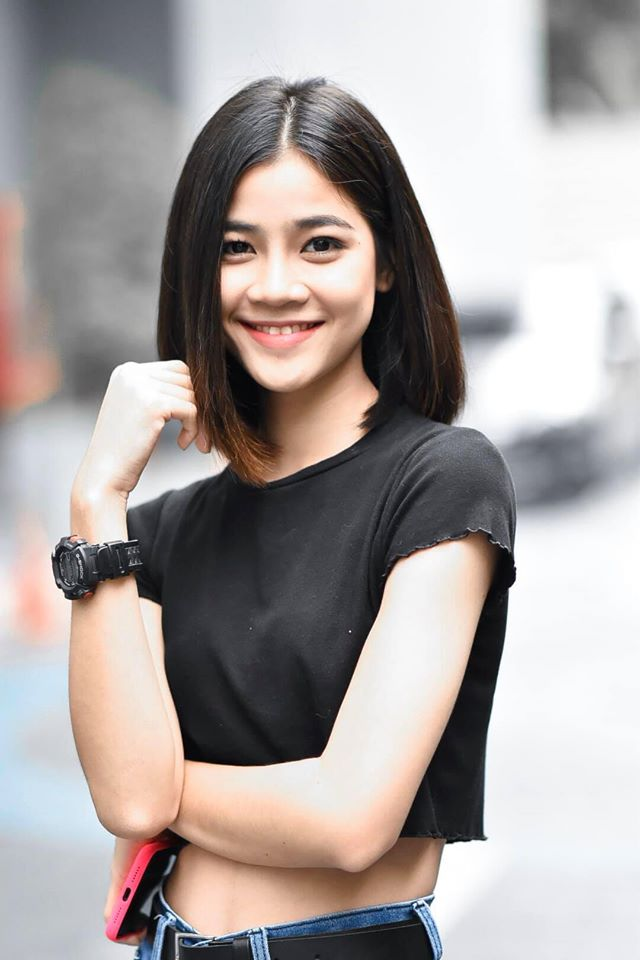
#> input picture face.jpg, 640 x 960 px
$ python facedetectionImage.py
#> lines starting #> are read from the running program, lines starting #| are printed output that depends on the picture; after the words box and inside, x2 and y2 are one past the last pixel; in counts of white or black regions, pixels touching at a corner belong together
import cv2
face_cascade=cv2.CascadeClassifier(cv2.data.haarcascades+'haarcascade_frontalface_default.xml')
eye_cascade = cv2.CascadeClassifier(cv2.data.haarcascades+'haarcascade_eye.xml')

img=cv2.imread('face.jpg')
#> img is the input picture: shape (960, 640, 3); mean B, G, R 159.2, 160.8, 167.9
gray=cv2.cvtColor(img,cv2.COLOR_BGR2GRAY)
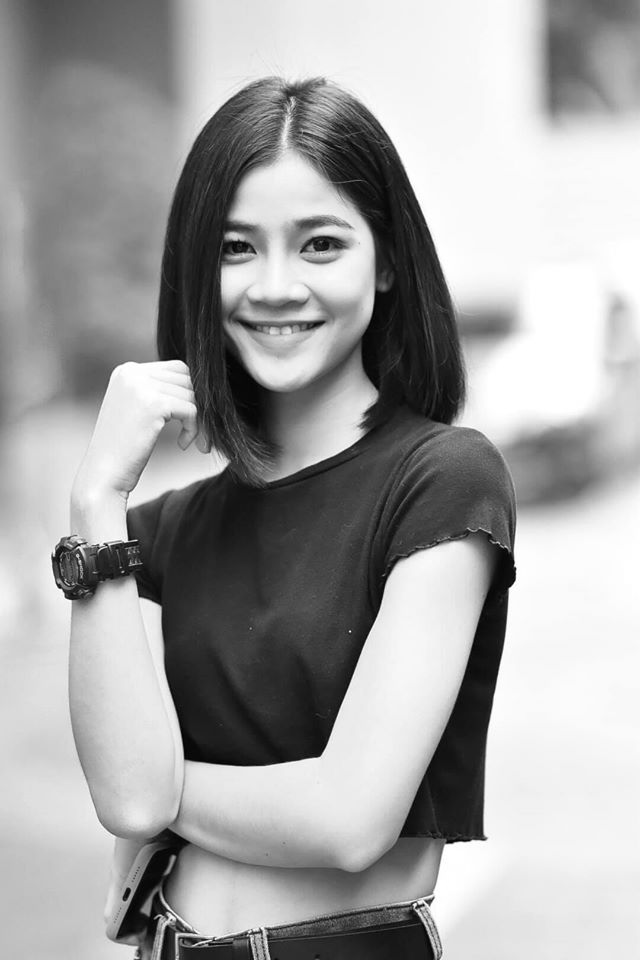
#> gray: shape (960, 640); min 0, max 255, mean 162.7
faces=face_cascade.detectMultiScale(gray,1.3,5)
#> faces = [[177, 161, 217, 217]]

for (x,y,w,h) in faces:
    cv2.rectangle(img, (x,y),(x+w, y+h), (0,255,255),2)
#> this loop made 1 pass
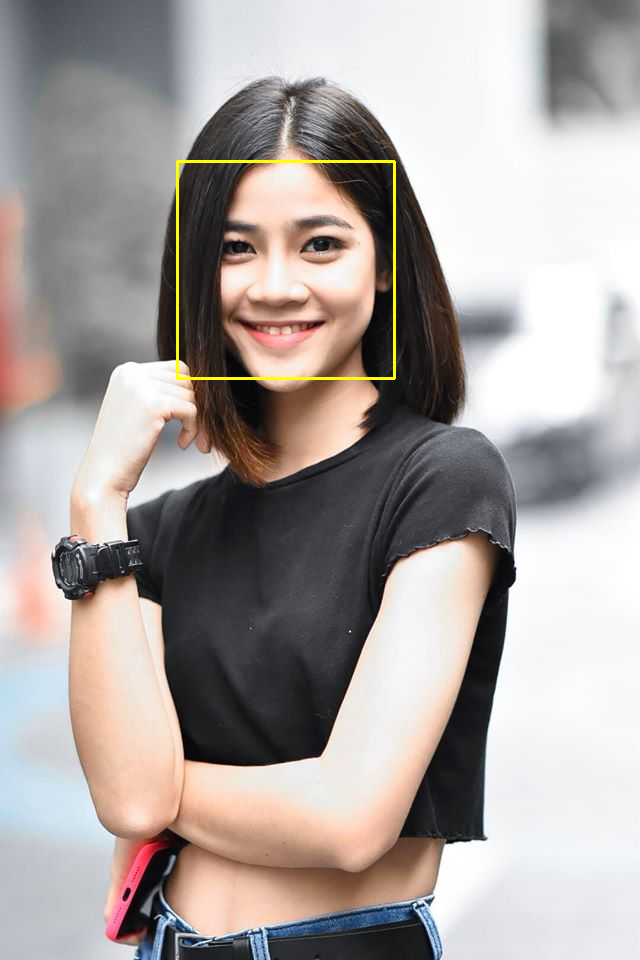
#> img: shape (960, 640, 3); 0.42% of pixels changed, all inside (x1, y1, x2, y2) = (176, 160, 396, 380)

#cv2.imshow('Face detection',img)

eye=eye_cascade.detectMultiScale(gray,1.3,5)
#> eye = [[214, 225, 49, 49], [289, 221, 53, 53]]

for (x,y,w,h) in eye:
    cv2.rectangle(img, (x,y),(x+w, y+h), (0,0,255),2)
#> this loop made 2 passes
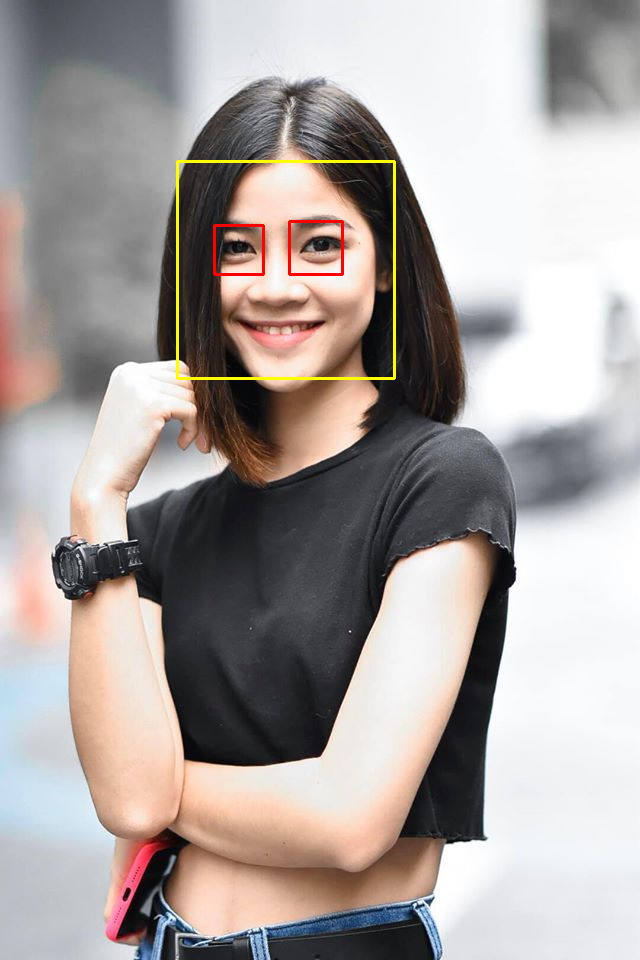
#> img: shape (960, 640, 3); 0.2% of pixels changed, all inside (x1, y1, x2, y2) = (213, 220, 344, 276)

#cv2.imshow('eye detection',img)
cv2.imshow('face and eye detection',img)
cv2.waitKey(0)
cv2.destroyAllWindows()

$ run again, with Dog1.jpg copied over face.jpg
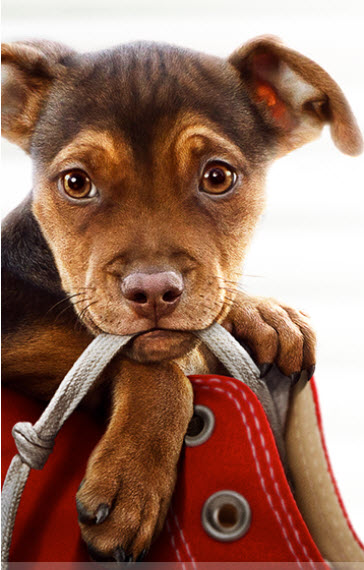
#> input picture Dog1.jpg, 364 x 570 px
#> img is the input picture: shape (570, 364, 3); mean B, G, R 96.6, 113.2, 152
#> `gray=cv2.cvtColor(img,cv2.COLOR_BGR2GRAY)`:
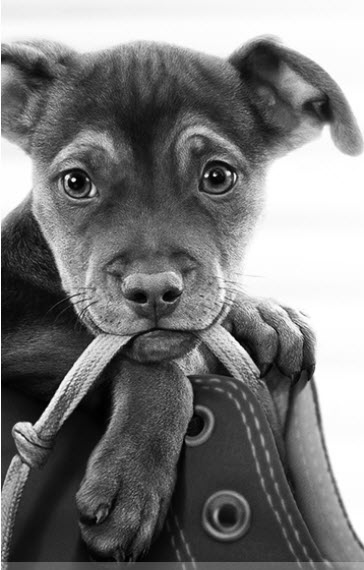
#> gray: shape (570, 364); min 0, max 255, mean 122.9
#> faces = ()
#> eye = [[190, 150, 53, 53], [194, 487, 61, 61]]
#> the loop `for (x,y,w,h) in eye:` made 2 passes
#> after the loop `for (x,y,w,h) in eye:`:
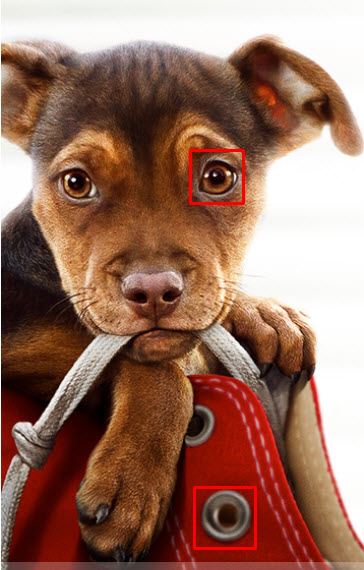
#> img: shape (570, 364, 3); 0.66% of pixels changed, all inside (x1, y1, x2, y2) = (189, 149, 257, 550)
